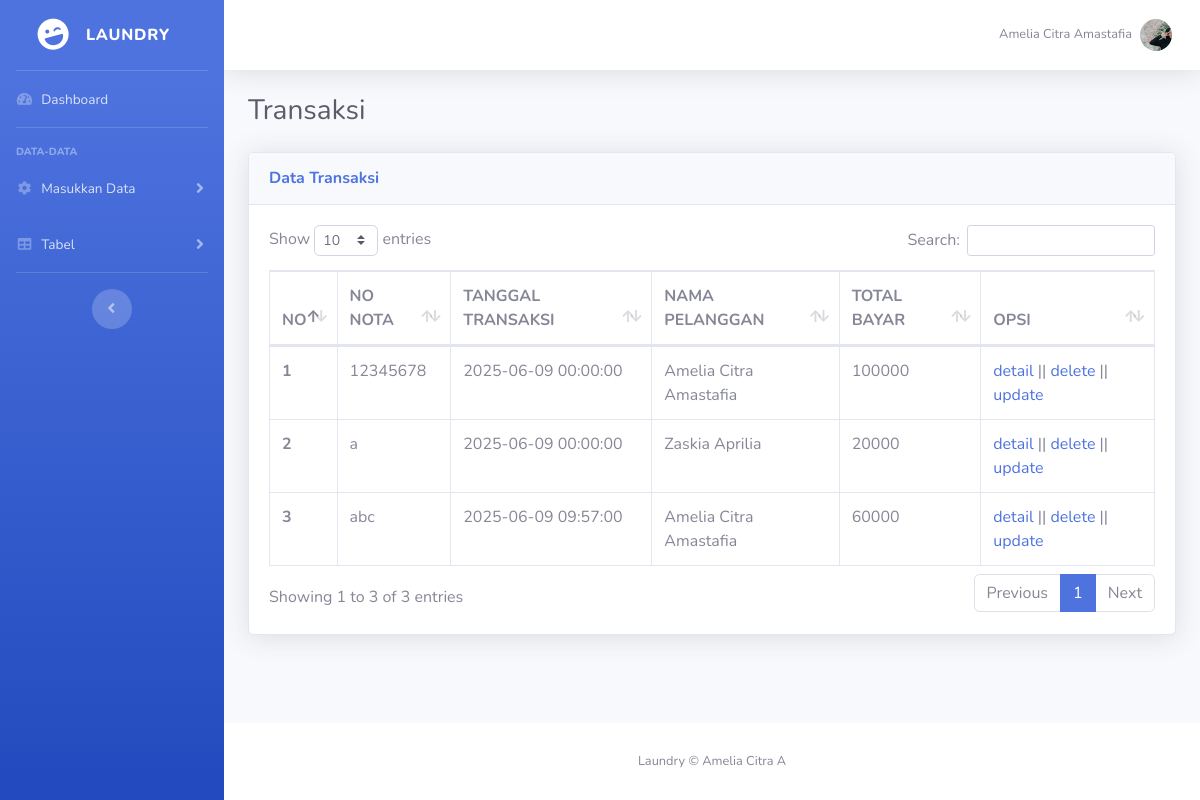
The app's page /order.php with its own data.
### tables this page shows
CREATE TABLE `transaksi` (
  `no_nota` char(36) NOT NULL,
  `tgl_transaksi` datetime NOT NULL,
  `kd_pelanggan` char(10) NOT NULL,
  `total_bayar` int(11) NOT NULL
);

CREATE TABLE `pelanggan` (
  `kd_pelanggan` char(10) NOT NULL,
  `nama_pelanggan` varchar(30) NOT NULL,
  `alamat` text NOT NULL,
  `no_telp` varchar(16) NOT NULL
);

### order.php (the view, shortened to what this page needs)
<?php
 include 'koneksi.php';
?>
<!DOCTYPE html>
<html lang="en">
<head>
    <link href="vendor/fontawesome-free/css/all.min.css" rel="stylesheet" type="text/css">
    <link href="css/sb-admin-2.min.css" rel="stylesheet">
    <link href="vendor/datatables/dataTables.bootstrap4.min.css" rel="stylesheet">
</head>
<body id="page-top">
    <div id="wrapper">
        <ul class="navbar-nav bg-gradient-primary sidebar sidebar-dark accordion" id="accordionSidebar">
            <a class="sidebar-brand d-flex align-items-center justify-content-center" href="index.php">
                <div class="sidebar-brand-icon rotate-n-15">
                    <i class="fas fa-laugh-wink"></i>
                </div>
                <div class="sidebar-brand-text mx-3">Laundry <sup></sup></div>
            </a>
            <hr class="sidebar-divider my-0">
            <li class="nav-item">
                <a class="nav-link" href="index.php">
                    <i class="fas fa-fw fa-tachometer-alt"></i>
                    <span>Dashboard</span></a>
            </li>
            <hr class="sidebar-divider">
            <div class="sidebar-heading">
                Data-Data
            </div>
            <li class="nav-item">
                <a class="nav-link collapsed" href="#" data-toggle="collapse" data-target="#collapseTwo"
                    aria-expanded="true" aria-controls="collapseTwo">
                    <i class="fas fa-fw fa-cog"></i>
                    <span>Masukkan Data</span>
                </a>
            </li>
            <li class="nav-item">
                <a class="nav-link collapsed" href="#" data-toggle="collapse" data-target="#collapseUtilities"
                    aria-expanded="true" aria-controls="collapseUtilities">
                    <i class="fas fa-fw fa-table"></i>
                    <span>Tabel</span>
                </a>
            </li>
            <hr class="sidebar-divider d-none d-md-block">
            <div class="text-center d-none d-md-inline">
                <button class="rounded-circle border-0" id="sidebarToggle"></button>
            </div>
        </ul>
        <div id="content-wrapper" class="d-flex flex-column">
            <div id="content">
                <nav class="navbar navbar-expand navbar-light bg-white topbar mb-4 static-top shadow">
                    <ul class="navbar-nav ml-auto">
                        <li class="nav-item dropdown no-arrow">
                            <a class="nav-link dropdown-toggle" href="#" id="userDropdown" role="button"
                                data-toggle="dropdown" aria-haspopup="true" aria-expanded="false">
                                <span class="mr-2 d-none d-lg-inline text-gray-600 small">Amelia Citra Amastafia</span>
                                <img class="img-profile rounded-circle"
                                    src="img/image.png">
                            </a>
                        </li>
                    </ul>
                </nav>
                <div class="container-fluid">
                    <h1 class="h3 mb-2 text-gray-800">Transaksi</h1>
                    <p class="mb-4"> <a target="_blank"></p>
                    <div class="card shadow mb-4">
                        <div class="card-header py-3">
                            <h6 class="m-0 font-weight-bold text-primary">Data Transaksi</h6>
                        </div>
                        <div class="card-body">
                            <div class="table-responsive">
                                <table class="table table-bordered" id="dataTable" width="100%" cellspacing="0">
                                    <thead>
                                        <tr>
                                        <th> NO </th>
                                        <th> NO NOTA </th>
                                        <th> TANGGAL TRANSAKSI</th>
                                        <th> NAMA PELANGGAN </th>
                                        <th> TOTAL BAYAR </th>
                                        <th> OPSI </th>
                                        </tr> </thead>
                                       <tbody>
                                       <?php
                                        $query=$_POST['search_trans'];
                                        if ($query !=''){
                                            $show_trans = mysqli_query ($koneksi, "select * from transaksi inner join pelanggan on pelanggan.kd_pelanggan = transaksi.kd_pelanggan where no_nota like '%".$query."%' OR nama_pelanggan like '%".$query."%' order by no_nota asc");
                                        }else{
                                            $show_trans = mysqli_query ($koneksi, "select * from transaksi inner join pelanggan on pelanggan.kd_pelanggan = transaksi.kd_pelanggan order by no_nota asc");
                                        }
                                        if(mysqli_num_rows($show_trans)){
                                        $no=1;
                                        foreach ($show_trans as $row)
                                        {
                                            echo "<tr>
                                            <th> $no </th>
                                            <td> ".$row['no_nota']."</td>
                                            <td> ".$row['tgl_transaksi']."</td>
                                            <td> ".$row['nama_pelanggan']."</td>
                                            <td> ".$row['total_bayar']."</td>
                                            <td>
                                        <a href='detail.php?no_nota=$row[no_nota]'> detail </a> ||
                                        <a href='deletetransaksi.php?no_nota=$row[no_nota]'> delete </a> ||
                                        <a href='formupdatetransaksi.php?no_nota=$row[no_nota]'> update </a>
                                            </td>
                                            </tr>";
                                            $no++;
                                        }
                                        ?>
                                        <?php }else{
                                            echo '<tr><td colspan = "6">Tidak ada data</td></tr>';
                                        }
                                        ?>
                                       </tbody>
                                </table>
                            </div>
                        </div>
                    </div>
                </div>
            </div>
            <footer class="sticky-footer bg-white">
                <div class="container my-auto">
                    <div class="copyright text-center my-auto">
                        <span>Laundry &copy; Amelia Citra A</span>
                    </div>
                </div>
            </footer>
        </div>
    </div>
</body>
</html>

### records on screen
transaksi: no_nota "12345678", tgl_transaksi "2025-06-09 00:00:00", kd_pelanggan.nama_pelanggan "Amelia Citra Amastafia", total_bayar "100000"
transaksi: no_nota "a", tgl_transaksi "2025-06-09 00:00:00", kd_pelanggan.nama_pelanggan "Zaskia Aprilia", total_bayar "20000"
transaksi: no_nota "abc", tgl_transaksi "2025-06-09 09:57:00", kd_pelanggan.nama_pelanggan "Amelia Citra Amastafia", total_bayar "60000"
